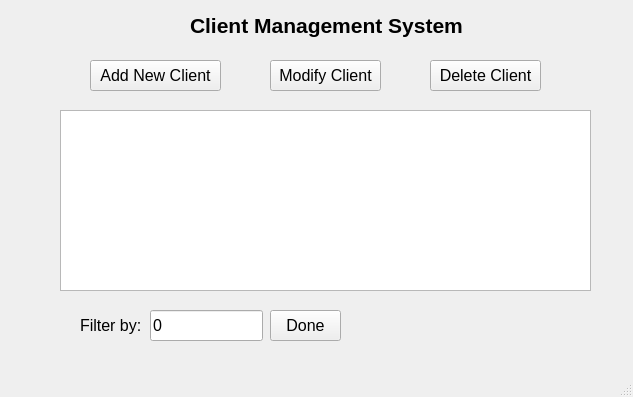
<?xml version="1.0" encoding="UTF-8"?>
<ui version="4.0">
 <class>mainWindow</class>
 <widget class="QMainWindow" name="mainWindow">
  <property name="geometry">
   <rect>
    <x>0</x>
    <y>0</y>
    <width>633</width>
    <height>397</height>
   </rect>
  </property>
  <property name="windowTitle">
   <string>MainWindow</string>
  </property>
  <widget class="QWidget" name="centralwidget">
   <widget class="QPushButton" name="btn_add_client">
    <property name="geometry">
     <rect>
      <x>90</x>
      <y>60</y>
      <width>131</width>
      <height>31</height>
     </rect>
    </property>
    <property name="font">
     <font>
      <pointsize>12</pointsize>
     </font>
    </property>
    <property name="text">
     <string>Add New Client</string>
    </property>
   </widget>
   <widget class="QPushButton" name="btn_modify">
    <property name="geometry">
     <rect>
      <x>270</x>
      <y>60</y>
      <width>111</width>
      <height>31</height>
     </rect>
    </property>
    <property name="font">
     <font>
      <pointsize>12</pointsize>
     </font>
    </property>
    <property name="text">
     <string>Modify Client</string>
    </property>
   </widget>
   <widget class="QLabel" name="label">
    <property name="geometry">
     <rect>
      <x>190</x>
      <y>10</y>
      <width>291</width>
      <height>31</height>
     </rect>
    </property>
    <property name="font">
     <font>
      <pointsize>16</pointsize>
      <weight>75</weight>
      <bold>true</bold>
     </font>
    </property>
    <property name="text">
     <string>Client Management System</string>
    </property>
   </widget>
   <widget class="QPushButton" name="btn_done">
    <property name="geometry">
     <rect>
      <x>270</x>
      <y>310</y>
      <width>71</width>
      <height>31</height>
     </rect>
    </property>
    <property name="font">
     <font>
      <pointsize>12</pointsize>
     </font>
    </property>
    <property name="text">
     <string>Done</string>
    </property>
   </widget>
   <widget class="QLineEdit" name="filter_field">
    <property name="geometry">
     <rect>
      <x>150</x>
      <y>310</y>
      <width>113</width>
      <height>31</height>
     </rect>
    </property>
    <property name="font">
     <font>
      <pointsize>12</pointsize>
     </font>
    </property>
    <property name="layoutDirection">
     <enum>Qt::LeftToRight</enum>
    </property>
    <property name="inputMask">
     <string>0000000009</string>
    </property>
    <property name="text">
     <string>0</string>
    </property>
    <property name="maxLength">
     <number>10</number>
    </property>
   </widget>
   <widget class="QLabel" name="filter_label">
    <property name="geometry">
     <rect>
      <x>80</x>
      <y>315</y>
      <width>71</width>
      <height>21</height>
     </rect>
    </property>
    <property name="font">
     <font>
      <pointsize>12</pointsize>
     </font>
    </property>
    <property name="text">
     <string>Filter by:</string>
    </property>
   </widget>
   <widget class="QPushButton" name="btn_delete">
    <property name="geometry">
     <rect>
      <x>430</x>
      <y>60</y>
      <width>111</width>
      <height>31</height>
     </rect>
    </property>
    <property name="font">
     <font>
      <pointsize>12</pointsize>
     </font>
    </property>
    <property name="text">
     <string>Delete Client</string>
    </property>
   </widget>
   <widget class="QListWidget" name="listView">
    <property name="geometry">
     <rect>
      <x>60</x>
      <y>110</y>
      <width>531</width>
      <height>181</height>
     </rect>
    </property>
   </widget>
  </widget>
  <widget class="QMenuBar" name="menubar">
   <property name="geometry">
    <rect>
     <x>0</x>
     <y>0</y>
     <width>633</width>
     <height>21</height>
    </rect>
   </property>
  </widget>
  <widget class="QStatusBar" name="statusbar"/>
 </widget>
 <resources/>
 <connections/>
</ui>
